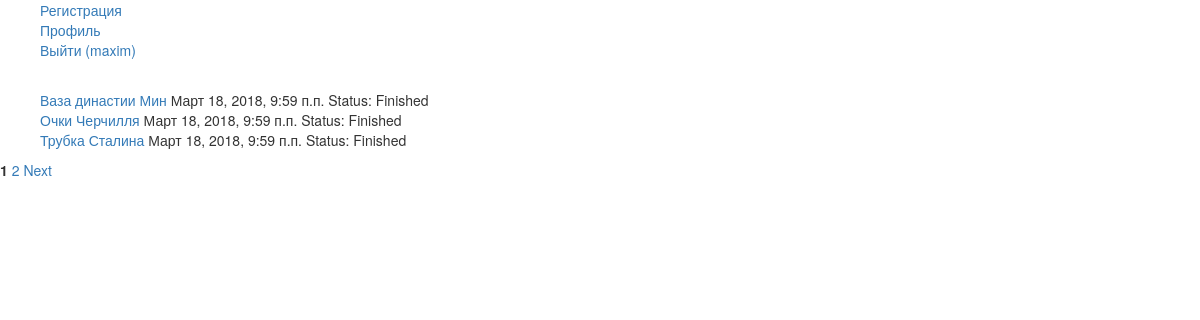
The app's page /lots/ (signed in) with its own data.
### auction_site/models.py (models this page shows, shortened)
class Lot(models.Model):
    title = models.CharField(max_length=200)
    description = models.TextField()
    image = models.ImageField(null=True, blank=True,upload_to='images/')
    start_date = models.DateTimeField(
            default=timezone.now)
    finish_date = models.DateTimeField()
    status = models.CharField(choices=STATUS_CHOICES, max_length=10,
                              db_index=True)
    winner = models.ForeignKey(User, on_delete=models.CASCADE, blank=True, null=True)

### auction_site/views.py (the view)
# urls.py: path('lots/', views.give_lots, name='lots'),
def give_lots(request):
    lots = Lot.objects.all()
    chek_date()
    paginator = Paginator(lots, 3)
    page = request.GET.get('page')
    try:
        posts = paginator.page(page)
    except PageNotAnInteger:
        posts = paginator.page(1)
    except EmptyPage:
        posts = paginator.page(paginator.num_pages)
    return render(request, 'auction_site/lots.html', {'page': page,
            'posts': posts, 'username': auth.get_user(request).username})

### auction_site/views.py (called while the page is built)
def chek_date():
    lots = Lot.objects.all()
    for lot_object in lots:
        lot_finish_date = lot_object.finish_date
        now_date = timezone.now()
        if (lot_finish_date >= now_date) is False:
            lot_object.status = 'Finished'
            lot_object.save()

### auction_site/templates/auction_site/lots.html (shortened to what this page needs)
<html>
    <head>
        <link rel="stylesheet" href="//maxcdn.bootstrapcdn.com/bootstrap/3.2.0/css/bootstrap.min.css">
	<link rel="stylesheet" href="//maxcdn.bootstrapcdn.com/bootstrap/3.2.0/css/bootstrap-theme.min.css">
    </head>
    <body>
	<div class="top-bar">
		<section class="top-bar-section">
			<ul class="right">
				<a href="/register/">Регистрация</a><br>
				<a href="/profile/">Профиль</a><br>
				{% if username %}
					<a href="/logout/">Выйти ({{ username }})</a>
				{% else %}
					<a href="/login/">Войти</a>
				{% endif %}
			</ul>
		</section>
	</div>
	<div class="pagination">
		<ul>
		{% for lot in posts %}
                <caption><a href="{% url 'lot_detail' pk=lot.pk %}">{{lot.title}}</a></caption>
                	{{lot.start_date}}  Status: {{lot.status}}<br>
        {% endfor %}
		</ul>
    		{% for num in posts.paginator.page_range %}
        		{% if num == posts.number %}
            			<span class="current"><b>{{ num }}</b></span>
        		{% else %}
            			<a href="?page={{ num }}"> {{ num }}</a>
        		{% endif %}
    		{% endfor %}
    		{% if posts.has_next %}
        		<a href="?page={{ posts.next_page_number }}">Next</a>
    		{% endif %}
</div>
    </body>
</html>

### records on screen
Lot: title "Ваза династии Мин", start_date "Март 18, 2018, 9:59 п.п.", status "Finished"
Lot: title "Очки Черчилля", start_date "Март 18, 2018, 9:59 п.п.", status "Finished"
Lot: title "Трубка Сталина", start_date "Март 18, 2018, 9:59 п.п.", status "Finished"

### other values on screen
{{ username }} "maxim"
{{ num }} "1"
{{ num }} "2"
